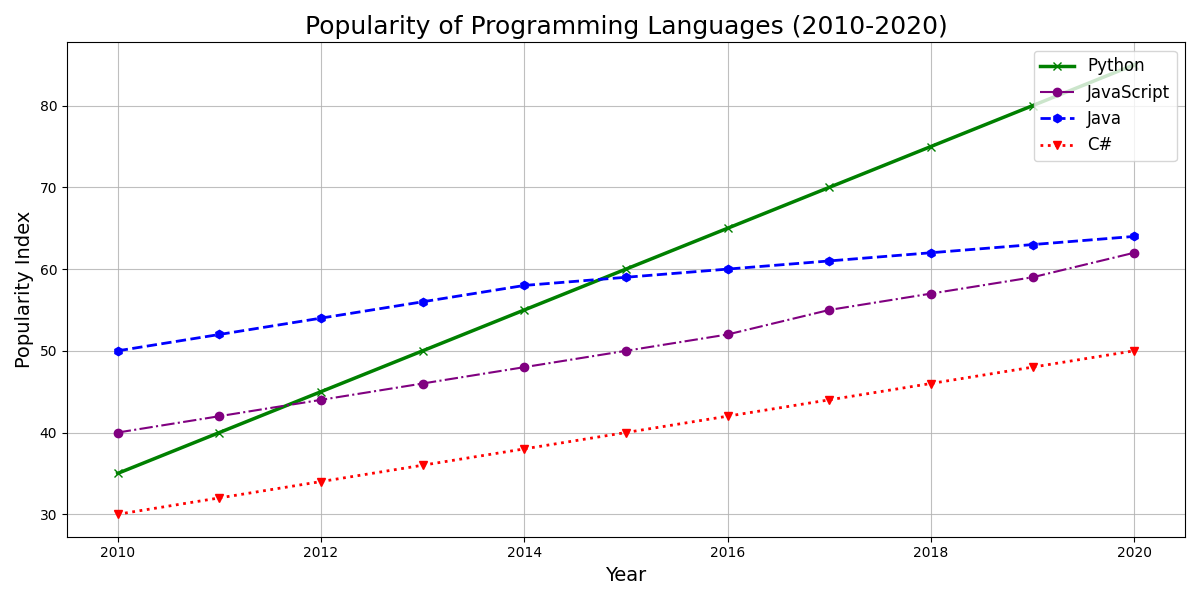

Source code (Python):
import matplotlib.pyplot as plt
import numpy as np

years = np.arange(2010, 2021)

python_pop = np.array([35, 40, 45, 50, 55, 60, 65, 70, 75, 80, 85])
js_pop = np.array([40, 42, 44, 46, 48, 50, 52, 55, 57, 59, 62])
java_pop = np.array([50, 52, 54, 56, 58, 59, 60, 61, 62, 63, 64])
csharp_pop = np.array([30, 32, 34, 36, 38, 40, 42, 44, 46, 48, 50])

fig, ax = plt.subplots(figsize=(12, 6))

ax.plot(years, python_pop, label='Python', color='green', marker='x', linestyle='-', linewidth=2.5)
ax.plot(years, js_pop, label='JavaScript', color='purple', marker='o', linestyle='-.', linewidth=1.5)
ax.plot(years, java_pop, label='Java', color='blue', marker='h', linestyle='--', linewidth=2)
ax.plot(years, csharp_pop, label='C#', color='red', marker='v', linestyle=':', linewidth=2)

ax.set_title('Popularity of Programming Languages (2010-2020)', fontsize=18, fontweight='normal')
ax.set_xlabel('Year', fontsize=14)
ax.set_ylabel('Popularity Index', fontsize=14)

ax.legend(loc='upper right', fontsize=12)
ax.grid(True, linestyle='-', alpha=0.8)

plt.tight_layout()
plt.show()
